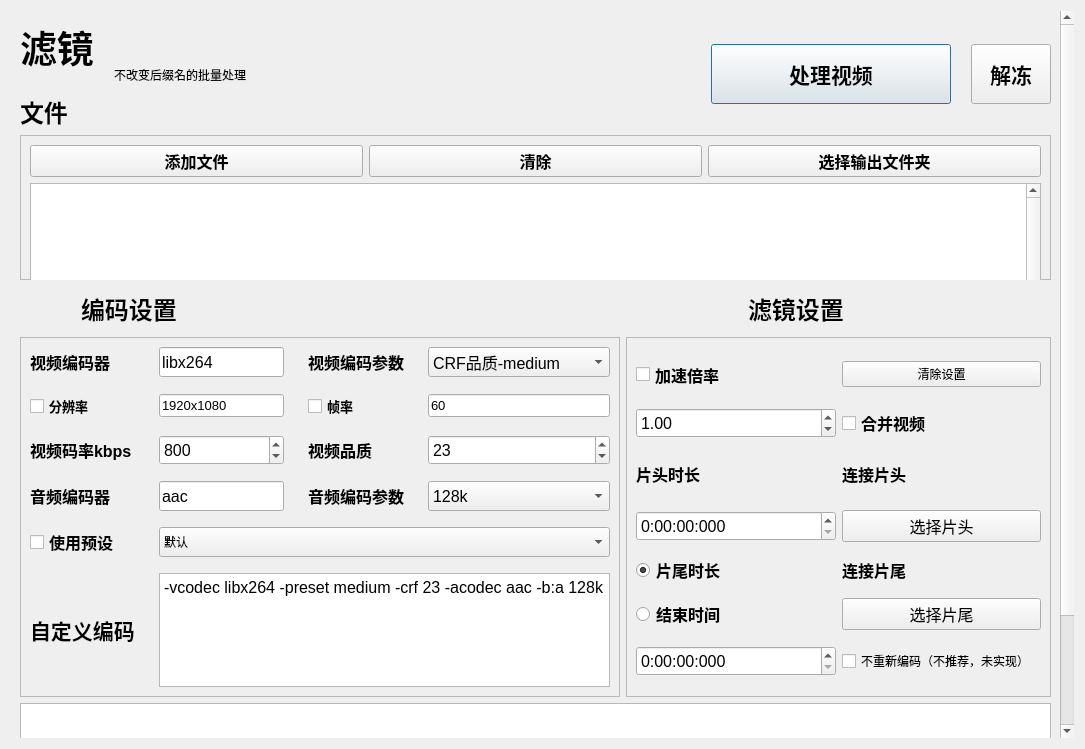
<?xml version="1.0" encoding="UTF-8"?>
<ui version="4.0">
 <class>VcodecpInterface</class>
 <widget class="QWidget" name="VcodecpInterface">
  <property name="geometry">
   <rect>
    <x>0</x>
    <y>0</y>
    <width>1085</width>
    <height>749</height>
   </rect>
  </property>
  <property name="minimumSize">
   <size>
    <width>780</width>
    <height>0</height>
   </size>
  </property>
  <property name="windowTitle">
   <string>Form</string>
  </property>
  <layout class="QVBoxLayout" name="verticalLayout">
   <item>
    <widget class="ScrollArea" name="VcodecpIFscrollArea">
     <property name="minimumSize">
      <size>
       <width>760</width>
       <height>0</height>
      </size>
     </property>
     <property name="frameShape">
      <enum>QFrame::Shape::NoFrame</enum>
     </property>
     <property name="frameShadow">
      <enum>QFrame::Shadow::Sunken</enum>
     </property>
     <property name="widgetResizable">
      <bool>true</bool>
     </property>
     <widget class="QWidget" name="VcodecpIFfacescrollAreaWidgetContents">
      <property name="geometry">
       <rect>
        <x>0</x>
        <y>0</y>
        <width>1050</width>
        <height>844</height>
       </rect>
      </property>
      <layout class="QVBoxLayout" name="verticalLayout_3">
       <item>
        <layout class="QHBoxLayout" name="VcodecpIFbox01">
         <property name="spacing">
          <number>20</number>
         </property>
         <property name="sizeConstraint">
          <enum>QLayout::SizeConstraint::SetDefaultConstraint</enum>
         </property>
         <item>
          <layout class="QVBoxLayout" name="VcodecpIFverticalLayout_4">
           <property name="rightMargin">
            <number>0</number>
           </property>
           <item>
            <widget class="QLabel" name="VcodecpIFTitle1">
             <property name="sizePolicy">
              <sizepolicy hsizetype="Maximum" vsizetype="Maximum">
               <horstretch>0</horstretch>
               <verstretch>0</verstretch>
              </sizepolicy>
             </property>
             <property name="maximumSize">
              <size>
               <width>100</width>
               <height>64</height>
              </size>
             </property>
             <property name="font">
              <font>
               <pointsize>28</pointsize>
               <bold>true</bold>
               <kerning>true</kerning>
              </font>
             </property>
             <property name="text">
              <string>滤镜</string>
             </property>
            </widget>
           </item>
           <item>
            <widget class="QLabel" name="VcodecpIFTitle2">
             <property name="sizePolicy">
              <sizepolicy hsizetype="Preferred" vsizetype="Maximum">
               <horstretch>0</horstretch>
               <verstretch>0</verstretch>
              </sizepolicy>
             </property>
             <property name="maximumSize">
              <size>
               <width>100</width>
               <height>45</height>
              </size>
             </property>
             <property name="font">
              <font>
               <pointsize>18</pointsize>
               <bold>true</bold>
               <kerning>true</kerning>
              </font>
             </property>
             <property name="text">
              <string>文件</string>
             </property>
            </widget>
           </item>
          </layout>
         </item>
         <item>
          <widget class="QLabel" name="label">
           <property name="text">
            <string>不改变后缀名的批量处理</string>
           </property>
          </widget>
         </item>
         <item>
          <spacer name="VcodecpIFhorizontalSpacer">
           <property name="orientation">
            <enum>Qt::Orientation::Horizontal</enum>
           </property>
           <property name="sizeType">
            <enum>QSizePolicy::Policy::Expanding</enum>
           </property>
           <property name="sizeHint" stdset="0">
            <size>
             <width>20</width>
             <height>20</height>
            </size>
           </property>
          </spacer>
         </item>
         <item>
          <widget class="PrimaryPushButton" name="VcodecpIFpushBtn">
           <property name="sizePolicy">
            <sizepolicy hsizetype="Preferred" vsizetype="Fixed">
             <horstretch>0</horstretch>
             <verstretch>0</verstretch>
            </sizepolicy>
           </property>
           <property name="minimumSize">
            <size>
             <width>240</width>
             <height>60</height>
            </size>
           </property>
           <property name="font">
            <font>
             <pointsize>16</pointsize>
             <bold>true</bold>
             <kerning>true</kerning>
            </font>
           </property>
           <property name="text">
            <string>处理视频</string>
           </property>
           <property name="default">
            <bool>true</bool>
           </property>
           <property name="flat">
            <bool>false</bool>
           </property>
          </widget>
         </item>
         <item>
          <widget class="PushButton" name="VcodecpIFpushBtn_2">
           <property name="minimumSize">
            <size>
             <width>80</width>
             <height>60</height>
            </size>
           </property>
           <property name="font">
            <font>
             <pointsize>16</pointsize>
             <bold>true</bold>
            </font>
           </property>
           <property name="text">
            <string>解冻</string>
           </property>
          </widget>
         </item>
        </layout>
       </item>
       <item>
        <widget class="QFrame" name="VcodecpIFbox02">
         <property name="enabled">
          <bool>true</bool>
         </property>
         <property name="sizePolicy">
          <sizepolicy hsizetype="Preferred" vsizetype="Minimum">
           <horstretch>0</horstretch>
           <verstretch>0</verstretch>
          </sizepolicy>
         </property>
         <property name="minimumSize">
          <size>
           <width>480</width>
           <height>145</height>
          </size>
         </property>
         <property name="maximumSize">
          <size>
           <width>16777215</width>
           <height>240</height>
          </size>
         </property>
         <property name="frameShape">
          <enum>QFrame::Shape::StyledPanel</enum>
         </property>
         <property name="frameShadow">
          <enum>QFrame::Shadow::Raised</enum>
         </property>
         <layout class="QGridLayout" name="gridLayout">
          <item row="0" column="0">
           <widget class="PushButton" name="VcodecpIFinputfile">
            <property name="font">
             <font>
              <pointsize>12</pointsize>
              <bold>true</bold>
             </font>
            </property>
            <property name="text">
             <string>添加文件</string>
            </property>
           </widget>
          </item>
          <item row="0" column="1">
           <widget class="PushButton" name="VcodecpIFinputclear">
            <property name="font">
             <font>
              <pointsize>12</pointsize>
              <bold>true</bold>
             </font>
            </property>
            <property name="text">
             <string>清除</string>
            </property>
           </widget>
          </item>
          <item row="0" column="2">
           <widget class="QPushButton" name="VcodecpIFoutputfolder">
            <property name="font">
             <font>
              <pointsize>12</pointsize>
              <bold>true</bold>
             </font>
            </property>
            <property name="text">
             <string>选择输出文件夹</string>
            </property>
           </widget>
          </item>
          <item row="1" column="0" colspan="3">
           <widget class="ListWidget" name="VcodecpIFinputlist">
            <property name="sizePolicy">
             <sizepolicy hsizetype="Preferred" vsizetype="Preferred">
              <horstretch>0</horstretch>
              <verstretch>0</verstretch>
             </sizepolicy>
            </property>
            <property name="minimumSize">
             <size>
              <width>0</width>
              <height>120</height>
             </size>
            </property>
            <property name="maximumSize">
             <size>
              <width>16777215</width>
              <height>200</height>
             </size>
            </property>
            <property name="verticalScrollBarPolicy">
             <enum>Qt::ScrollBarPolicy::ScrollBarAlwaysOn</enum>
            </property>
            <property name="horizontalScrollBarPolicy">
             <enum>Qt::ScrollBarPolicy::ScrollBarAsNeeded</enum>
            </property>
            <property name="sizeAdjustPolicy">
             <enum>QAbstractScrollArea::SizeAdjustPolicy::AdjustIgnored</enum>
            </property>
            <property name="dragEnabled">
             <bool>false</bool>
            </property>
           </widget>
          </item>
         </layout>
        </widget>
       </item>
       <item>
        <layout class="QHBoxLayout" name="VcodecpIFbox03">
         <item>
          <widget class="QLabel" name="VcodecpIFTitle2_3">
           <property name="sizePolicy">
            <sizepolicy hsizetype="Minimum" vsizetype="Maximum">
             <horstretch>0</horstretch>
             <verstretch>0</verstretch>
            </sizepolicy>
           </property>
           <property name="minimumSize">
            <size>
             <width>240</width>
             <height>45</height>
            </size>
           </property>
           <property name="maximumSize">
            <size>
             <width>600</width>
             <height>16777215</height>
            </size>
           </property>
           <property name="font">
            <font>
             <pointsize>18</pointsize>
             <bold>true</bold>
             <kerning>true</kerning>
            </font>
           </property>
           <property name="text">
            <string>编码设置</string>
           </property>
          </widget>
         </item>
         <item>
          <widget class="QLabel" name="VcodecpIFTitle2_2">
           <property name="sizePolicy">
            <sizepolicy hsizetype="Minimum" vsizetype="Minimum">
             <horstretch>0</horstretch>
             <verstretch>0</verstretch>
            </sizepolicy>
           </property>
           <property name="minimumSize">
            <size>
             <width>60</width>
             <height>45</height>
            </size>
           </property>
           <property name="maximumSize">
            <size>
             <width>240</width>
             <height>45</height>
            </size>
           </property>
           <property name="font">
            <font>
             <pointsize>18</pointsize>
             <bold>true</bold>
             <kerning>true</kerning>
            </font>
           </property>
           <property name="text">
            <string>滤镜设置</string>
           </property>
          </widget>
         </item>
        </layout>
       </item>
       <item>
        <layout class="QHBoxLayout" name="VcodecpIFbox04">
         <item>
          <widget class="QFrame" name="VcodecpIFframe_2">
           <property name="sizePolicy">
            <sizepolicy hsizetype="Minimum" vsizetype="Minimum">
             <horstretch>0</horstretch>
             <verstretch>0</verstretch>
            </sizepolicy>
           </property>
           <property name="minimumSize">
            <size>
             <width>600</width>
             <height>360</height>
            </size>
           </property>
           <property name="maximumSize">
            <size>
             <width>600</width>
             <height>360</height>
            </size>
           </property>
           <property name="frameShape">
            <enum>QFrame::Shape::StyledPanel</enum>
           </property>
           <property name="frameShadow">
            <enum>QFrame::Shadow::Raised</enum>
           </property>
           <layout class="QVBoxLayout" name="verticalLayout_2">
            <item>
             <layout class="QGridLayout" name="VcodecpIFgridLayout">
              <property name="horizontalSpacing">
               <number>24</number>
              </property>
              <property name="verticalSpacing">
               <number>16</number>
              </property>
              <item row="2" column="2">
               <widget class="QLabel" name="VcodecpIFlabel_7">
                <property name="font">
                 <font>
                  <pointsize>12</pointsize>
                  <bold>true</bold>
                  <kerning>true</kerning>
                 </font>
                </property>
                <property name="text">
                 <string>视频品质</string>
                </property>
               </widget>
              </item>
              <item row="3" column="1">
               <widget class="EditableComboBox" name="VcodecpIFlineEditAE">
                <property name="minimumSize">
                 <size>
                  <width>0</width>
                  <height>30</height>
                 </size>
                </property>
                <property name="font">
                 <font>
                  <pointsize>12</pointsize>
                 </font>
                </property>
                <property name="text">
                 <string>aac</string>
                </property>
               </widget>
              </item>
              <item row="0" column="3">
               <widget class="ComboBox" name="VcodecpIFcomboBox_2">
                <property name="sizePolicy">
                 <sizepolicy hsizetype="Minimum" vsizetype="Minimum">
                  <horstretch>0</horstretch>
                  <verstretch>0</verstretch>
                 </sizepolicy>
                </property>
                <property name="minimumSize">
                 <size>
                  <width>0</width>
                  <height>30</height>
                 </size>
                </property>
                <property name="font">
                 <font>
                  <pointsize>12</pointsize>
                  <kerning>true</kerning>
                 </font>
                </property>
                <item>
                 <property name="text">
                  <string extracomment="-preset medium -crf 23">CRF品质-medium</string>
                 </property>
                </item>
                <item>
                 <property name="text">
                  <string>CRF品质-fast</string>
                 </property>
                </item>
                <item>
                 <property name="text">
                  <string>CBR平均码率-medium</string>
                 </property>
                </item>
                <item>
                 <property name="text">
                  <string>CBR平均码率-fast</string>
                 </property>
                </item>
                <item>
                 <property name="text">
                  <string>CQP硬编品质(*qsv)</string>
                 </property>
                </item>
               </widget>
              </item>
              <item row="5" column="1" colspan="3">
               <widget class="PlainTextEdit" name="VcodecpIFplainTextEdit">
                <property name="font">
                 <font>
                  <pointsize>12</pointsize>
                 </font>
                </property>
                <property name="plainText">
                 <string>-vcodec libx264 -preset medium -crf 23 -acodec aac -b:a 128k</string>
                </property>
               </widget>
              </item>
              <item row="3" column="2">
               <widget class="QLabel" name="VcodecpIFlabel_4">
                <property name="font">
                 <font>
                  <pointsize>12</pointsize>
                  <bold>true</bold>
                  <kerning>true</kerning>
                 </font>
                </property>
                <property name="text">
                 <string>音频编码参数</string>
                </property>
               </widget>
              </item>
              <item row="0" column="0">
               <widget class="QLabel" name="VcodecpIFTitle3_2">
                <property name="font">
                 <font>
                  <pointsize>12</pointsize>
                  <bold>true</bold>
                  <kerning>true</kerning>
                 </font>
                </property>
                <property name="text">
                 <string>视频编码器</string>
                </property>
               </widget>
              </item>
              <item row="0" column="2">
               <widget class="QLabel" name="VcodecpIFlabel">
                <property name="font">
                 <font>
                  <pointsize>12</pointsize>
                  <bold>true</bold>
                  <kerning>true</kerning>
                 </font>
                </property>
                <property name="text">
                 <string>视频编码参数</string>
                </property>
               </widget>
              </item>
              <item row="1" column="3">
               <widget class="EditableComboBox" name="VcodecpIFlineEdit_2">
                <property name="sizePolicy">
                 <sizepolicy hsizetype="Minimum" vsizetype="Fixed">
                  <horstretch>0</horstretch>
                  <verstretch>0</verstretch>
                 </sizepolicy>
                </property>
                <property name="font">
                 <font>
                  <pointsize>10</pointsize>
                  <kerning>true</kerning>
                 </font>
                </property>
                <property name="text">
                 <string>60</string>
                </property>
               </widget>
              </item>
              <item row="4" column="1" colspan="3">
               <widget class="ComboBox" name="VcodecpIFcomboBox_5">
                <property name="enabled">
                 <bool>true</bool>
                </property>
                <property name="sizePolicy">
                 <sizepolicy hsizetype="Preferred" vsizetype="Maximum">
                  <horstretch>0</horstretch>
                  <verstretch>0</verstretch>
                 </sizepolicy>
                </property>
                <property name="minimumSize">
                 <size>
                  <width>0</width>
                  <height>30</height>
                 </size>
                </property>
                <item>
                 <property name="text">
                  <string>默认</string>
                 </property>
                </item>
               </widget>
              </item>
              <item row="1" column="0">
               <widget class="CheckBox" name="VcodecpIFcheckBox_2">
                <property name="font">
                 <font>
                  <pointsize>10</pointsize>
                  <bold>true</bold>
                  <kerning>true</kerning>
                 </font>
                </property>
                <property name="text">
                 <string>分辨率</string>
                </property>
               </widget>
              </item>
              <item row="2" column="3">
               <widget class="SpinBox" name="VcodecpIFspinBox_2">
                <property name="sizePolicy">
                 <sizepolicy hsizetype="Minimum" vsizetype="Minimum">
                  <horstretch>0</horstretch>
                  <verstretch>0</verstretch>
                 </sizepolicy>
                </property>
                <property name="font">
                 <font>
                  <pointsize>12</pointsize>
                  <kerning>true</kerning>
                 </font>
                </property>
                <property name="maximum">
                 <number>51</number>
                </property>
                <property name="value">
                 <number>23</number>
                </property>
               </widget>
              </item>
              <item row="1" column="2">
               <widget class="CheckBox" name="VcodecpIFcheckBox_3">
                <property name="font">
                 <font>
                  <pointsize>10</pointsize>
                  <bold>true</bold>
                  <kerning>true</kerning>
                 </font>
                </property>
                <property name="text">
                 <string>帧率</string>
                </property>
               </widget>
              </item>
              <item row="0" column="1">
               <widget class="EditableComboBox" name="VcodecpIFlineEditVE">
                <property name="minimumSize">
                 <size>
                  <width>0</width>
                  <height>30</height>
                 </size>
                </property>
                <property name="font">
                 <font>
                  <pointsize>12</pointsize>
                 </font>
                </property>
                <property name="text">
                 <string>libx264</string>
                </property>
               </widget>
              </item>
              <item row="2" column="0">
               <widget class="QLabel" name="VcodecpIFlabel_6">
                <property name="font">
                 <font>
                  <pointsize>12</pointsize>
                  <bold>true</bold>
                  <kerning>true</kerning>
                 </font>
                </property>
                <property name="text">
                 <string>视频码率kbps</string>
                </property>
               </widget>
              </item>
              <item row="2" column="1">
               <widget class="SpinBox" name="VcodecpIFspinBox">
                <property name="sizePolicy">
                 <sizepolicy hsizetype="Minimum" vsizetype="Minimum">
                  <horstretch>0</horstretch>
                  <verstretch>0</verstretch>
                 </sizepolicy>
                </property>
                <property name="minimumSize">
                 <size>
                  <width>0</width>
                  <height>30</height>
                 </size>
                </property>
                <property name="font">
                 <font>
                  <pointsize>12</pointsize>
                  <kerning>true</kerning>
                 </font>
                </property>
                <property name="maximum">
                 <number>40000</number>
                </property>
                <property name="singleStep">
                 <number>1000</number>
                </property>
                <property name="value">
                 <number>800</number>
                </property>
               </widget>
              </item>
              <item row="1" column="1">
               <widget class="EditableComboBox" name="VcodecpIFlineEdit">
                <property name="sizePolicy">
                 <sizepolicy hsizetype="Minimum" vsizetype="Fixed">
                  <horstretch>0</horstretch>
                  <verstretch>0</verstretch>
                 </sizepolicy>
                </property>
                <property name="font">
                 <font>
                  <pointsize>10</pointsize>
                  <kerning>true</kerning>
                 </font>
                </property>
                <property name="text">
                 <string>1920x1080</string>
                </property>
               </widget>
              </item>
              <item row="3" column="0">
               <widget class="QLabel" name="VcodecpIFlabel_3">
                <property name="font">
                 <font>
                  <pointsize>12</pointsize>
                  <bold>true</bold>
                  <kerning>true</kerning>
                 </font>
                </property>
                <property name="text">
                 <string>音频编码器</string>
                </property>
               </widget>
              </item>
              <item row="5" column="0">
               <widget class="QLabel" name="VcodecpIFlabel_5">
                <property name="font">
                 <font>
                  <pointsize>16</pointsize>
                  <bold>true</bold>
                  <kerning>true</kerning>
                 </font>
                </property>
                <property name="text">
                 <string>自定义编码</string>
                </property>
               </widget>
              </item>
              <item row="4" column="0">
               <widget class="CheckBox" name="VcodecpIFcheckBox">
                <property name="sizeIncrement">
                 <size>
                  <width>0</width>
                  <height>0</height>
                 </size>
                </property>
                <property name="font">
                 <font>
                  <pointsize>12</pointsize>
                  <bold>true</bold>
                  <kerning>true</kerning>
                  <hintingpreference>PreferDefaultHinting</hintingpreference>
                 </font>
                </property>
                <property name="mouseTracking">
                 <bool>true</bool>
                </property>
                <property name="layoutDirection">
                 <enum>Qt::LayoutDirection::LeftToRight</enum>
                </property>
                <property name="inputMethodHints">
                 <set>Qt::InputMethodHint::ImhNone</set>
                </property>
                <property name="text">
                 <string>使用预设</string>
                </property>
                <property name="autoExclusive">
                 <bool>false</bool>
                </property>
               </widget>
              </item>
              <item row="3" column="3">
               <widget class="ComboBox" name="VcodecpIFcomboBox_3">
                <property name="sizePolicy">
                 <sizepolicy hsizetype="Preferred" vsizetype="Minimum">
                  <horstretch>0</horstretch>
                  <verstretch>0</verstretch>
                 </sizepolicy>
                </property>
                <property name="minimumSize">
                 <size>
                  <width>0</width>
                  <height>30</height>
                 </size>
                </property>
                <property name="font">
                 <font>
                  <pointsize>12</pointsize>
                  <kerning>true</kerning>
                 </font>
                </property>
                <item>
                 <property name="text">
                  <string>128k</string>
                 </property>
                </item>
                <item>
                 <property name="text">
                  <string>64k</string>
                 </property>
                </item>
                <item>
                 <property name="text">
                  <string>192k</string>
                 </property>
                </item>
                <item>
                 <property name="text">
                  <string>320k</string>
                 </property>
                </item>
                <item>
                 <property name="text">
                  <string>512k</string>
                 </property>
                </item>
               </widget>
              </item>
             </layout>
            </item>
           </layout>
          </widget>
         </item>
         <item>
          <widget class="QFrame" name="VcodecpIFframe_3">
           <property name="sizePolicy">
            <sizepolicy hsizetype="Minimum" vsizetype="Minimum">
             <horstretch>0</horstretch>
             <verstretch>0</verstretch>
            </sizepolicy>
           </property>
           <property name="minimumSize">
            <size>
             <width>280</width>
             <height>360</height>
            </size>
           </property>
           <property name="maximumSize">
            <size>
             <width>480</width>
             <height>360</height>
            </size>
           </property>
           <property name="frameShape">
            <enum>QFrame::Shape::StyledPanel</enum>
           </property>
           <property name="frameShadow">
            <enum>QFrame::Shadow::Raised</enum>
           </property>
           <layout class="QGridLayout" name="gridLayout_3">
            <item row="2" column="0">
             <widget class="QLabel" name="VcodecpIFlabel_2">
              <property name="sizePolicy">
               <sizepolicy hsizetype="Minimum" vsizetype="Minimum">
                <horstretch>0</horstretch>
                <verstretch>0</verstretch>
               </sizepolicy>
              </property>
              <property name="minimumSize">
               <size>
                <width>0</width>
                <height>35</height>
               </size>
              </property>
              <property name="maximumSize">
               <size>
                <width>16777215</width>
                <height>40</height>
               </size>
              </property>
              <property name="font">
               <font>
                <pointsize>12</pointsize>
                <bold>true</bold>
                <kerning>true</kerning>
               </font>
              </property>
              <property name="text">
               <string>片头时长</string>
              </property>
             </widget>
            </item>
            <item row="5" column="0">
             <widget class="RadioButton" name="VcodecpIFradioButton">
              <property name="maximumSize">
               <size>
                <width>16777215</width>
                <height>20</height>
               </size>
              </property>
              <property name="font">
               <font>
                <pointsize>12</pointsize>
                <bold>true</bold>
               </font>
              </property>
              <property name="text">
               <string>片尾时长</string>
              </property>
              <property name="checked">
               <bool>true</bool>
              </property>
             </widget>
            </item>
            <item row="7" column="0">
             <widget class="TimeEdit" name="VcodecpIFtimeEdit_2">
              <property name="minimumSize">
               <size>
                <width>160</width>
                <height>30</height>
               </size>
              </property>
              <property name="font">
               <font>
                <pointsize>12</pointsize>
                <kerning>true</kerning>
               </font>
              </property>
              <property name="displayFormat">
               <string>H:mm:ss:zzz</string>
              </property>
             </widget>
            </item>
            <item row="5" column="1">
             <widget class="QLabel" name="VcodecpIFlabel_9">
              <property name="font">
               <font>
                <pointsize>12</pointsize>
                <bold>true</bold>
               </font>
              </property>
              <property name="text">
               <string>连接片尾</string>
              </property>
             </widget>
            </item>
            <item row="3" column="0">
             <widget class="TimeEdit" name="VcodecpIFtimeEdit_3">
              <property name="minimumSize">
               <size>
                <width>160</width>
                <height>30</height>
               </size>
              </property>
              <property name="font">
               <font>
                <pointsize>12</pointsize>
                <kerning>true</kerning>
               </font>
              </property>
              <property name="displayFormat">
               <string>H:mm:ss:zzz</string>
              </property>
             </widget>
            </item>
            <item row="6" column="1">
             <widget class="PushButton" name="VcodecpIFpushButton_4">
              <property name="sizePolicy">
               <sizepolicy hsizetype="Minimum" vsizetype="Minimum">
                <horstretch>0</horstretch>
                <verstretch>0</verstretch>
               </sizepolicy>
              </property>
              <property name="minimumSize">
               <size>
                <width>0</width>
                <height>30</height>
               </size>
              </property>
              <property name="font">
               <font>
                <pointsize>12</pointsize>
               </font>
              </property>
              <property name="text">
               <string>选择片尾</string>
              </property>
             </widget>
            </item>
            <item row="3" column="1">
             <widget class="PushButton" name="VcodecpIFpushButton_3">
              <property name="sizePolicy">
               <sizepolicy hsizetype="Preferred" vsizetype="Preferred">
                <horstretch>0</horstretch>
                <verstretch>0</verstretch>
               </sizepolicy>
              </property>
              <property name="minimumSize">
               <size>
                <width>0</width>
                <height>30</height>
               </size>
              </property>
              <property name="font">
               <font>
                <pointsize>12</pointsize>
               </font>
              </property>
              <property name="text">
               <string>选择片头</string>
              </property>
             </widget>
            </item>
            <item row="2" column="1">
             <widget class="QLabel" name="VcodecpIFlabel_8">
              <property name="font">
               <font>
                <pointsize>12</pointsize>
                <bold>true</bold>
               </font>
              </property>
              <property name="text">
               <string>连接片头</string>
              </property>
             </widget>
            </item>
            <item row="1" column="0">
             <widget class="DoubleSpinBox" name="VcodecpIFdoubleSpinBox">
              <property name="sizePolicy">
               <sizepolicy hsizetype="Minimum" vsizetype="Fixed">
                <horstretch>0</horstretch>
                <verstretch>0</verstretch>
               </sizepolicy>
              </property>
              <property name="minimumSize">
               <size>
                <width>150</width>
                <height>30</height>
               </size>
              </property>
              <property name="font">
               <font>
                <pointsize>12</pointsize>
                <kerning>true</kerning>
               </font>
              </property>
              <property name="minimum">
               <double>0.500000000000000</double>
              </property>
              <property name="maximum">
               <double>2.000000000000000</double>
              </property>
              <property name="singleStep">
               <double>0.050000000000000</double>
              </property>
              <property name="value">
               <double>1.000000000000000</double>
              </property>
             </widget>
            </item>
            <item row="7" column="1">
             <widget class="CheckBox" name="VcodecpIFcheckBox_5">
              <property name="text">
               <string>不重新编码（不推荐，未实现）</string>
              </property>
             </widget>
            </item>
            <item row="6" column="0">
             <widget class="RadioButton" name="VcodecpIFradioButton_2">
              <property name="maximumSize">
               <size>
                <width>16777215</width>
                <height>20</height>
               </size>
              </property>
              <property name="font">
               <font>
                <pointsize>12</pointsize>
                <bold>true</bold>
               </font>
              </property>
              <property name="text">
               <string>结束时间</string>
              </property>
             </widget>
            </item>
            <item row="0" column="0">
             <widget class="CheckBox" name="VcodecpIFcheckBox_4">
              <property name="sizePolicy">
               <sizepolicy hsizetype="Minimum" vsizetype="Minimum">
                <horstretch>0</horstretch>
                <verstretch>0</verstretch>
               </sizepolicy>
              </property>
              <property name="minimumSize">
               <size>
                <width>0</width>
                <height>35</height>
               </size>
              </property>
              <property name="maximumSize">
               <size>
                <width>16777215</width>
                <height>40</height>
               </size>
              </property>
              <property name="font">
               <font>
                <pointsize>12</pointsize>
                <bold>true</bold>
               </font>
              </property>
              <property name="text">
               <string>加速倍率</string>
              </property>
             </widget>
            </item>
            <item row="1" column="1">
             <widget class="CheckBox" name="VcodecpIFcheckBox_merge">
              <property name="font">
               <font>
                <pointsize>12</pointsize>
                <bold>true</bold>
               </font>
              </property>
              <property name="text">
               <string>合并视频</string>
              </property>
             </widget>
            </item>
            <item row="0" column="1">
             <widget class="PushButton" name="VcodecpIFClearFil">
              <property name="text">
               <string>清除设置</string>
              </property>
             </widget>
            </item>
           </layout>
          </widget>
         </item>
        </layout>
       </item>
       <item>
        <widget class="PlainTextEdit" name="VcodecpIFconsole">
         <property name="sizePolicy">
          <sizepolicy hsizetype="Preferred" vsizetype="Minimum">
           <horstretch>0</horstretch>
           <verstretch>0</verstretch>
          </sizepolicy>
         </property>
         <property name="minimumSize">
          <size>
           <width>640</width>
           <height>160</height>
          </size>
         </property>
         <property name="maximumSize">
          <size>
           <width>6400</width>
           <height>300</height>
          </size>
         </property>
         <property name="undoRedoEnabled">
          <bool>false</bool>
         </property>
         <property name="lineWrapMode">
          <enum>QPlainTextEdit::LineWrapMode::WidgetWidth</enum>
         </property>
         <property name="readOnly">
          <bool>true</bool>
         </property>
        </widget>
       </item>
      </layout>
     </widget>
    </widget>
   </item>
  </layout>
 </widget>
 <customwidgets>
  <customwidget>
   <class>PrimaryPushButton</class>
   <extends>QPushButton</extends>
   <header location="global">qfluentwidgets</header>
  </customwidget>
  <customwidget>
   <class>PlainTextEdit</class>
   <extends>QPlainTextEdit</extends>
   <header location="global">qfluentwidgets</header>
  </customwidget>
  <customwidget>
   <class>ComboBox</class>
   <extends>QComboBox</extends>
   <header location="global">qfluentwidgets</header>
  </customwidget>
  <customwidget>
   <class>SpinBox</class>
   <extends>QSpinBox</extends>
   <header location="global">qfluentwidgets</header>
  </customwidget>
  <customwidget>
   <class>TimeEdit</class>
   <extends>QTimeEdit</extends>
   <header location="global">qfluentwidgets</header>
  </customwidget>
  <customwidget>
   <class>CheckBox</class>
   <extends>QCheckBox</extends>
   <header location="global">qfluentwidgets</header>
  </customwidget>
  <customwidget>
   <class>RadioButton</class>
   <extends>QRadioButton</extends>
   <header location="global">qfluentwidgets</header>
  </customwidget>
  <customwidget>
   <class>PushButton</class>
   <extends>QPushButton</extends>
   <header location="global">qfluentwidgets</header>
  </customwidget>
  <customwidget>
   <class>DoubleSpinBox</class>
   <extends>QDoubleSpinBox</extends>
   <header location="global">qfluentwidgets</header>
  </customwidget>
  <customwidget>
   <class>ScrollArea</class>
   <extends>QScrollArea</extends>
   <header location="global">qfluentwidgets</header>
   <container>1</container>
  </customwidget>
  <customwidget>
   <class>ListWidget</class>
   <extends>QListWidget</extends>
   <header location="global">qfluentwidgets</header>
  </customwidget>
  <customwidget>
   <class>EditableComboBox</class>
   <extends>QLineEdit</extends>
   <header location="global">qfluentwidgets</header>
  </customwidget>
 </customwidgets>
 <resources/>
 <connections/>
</ui>
